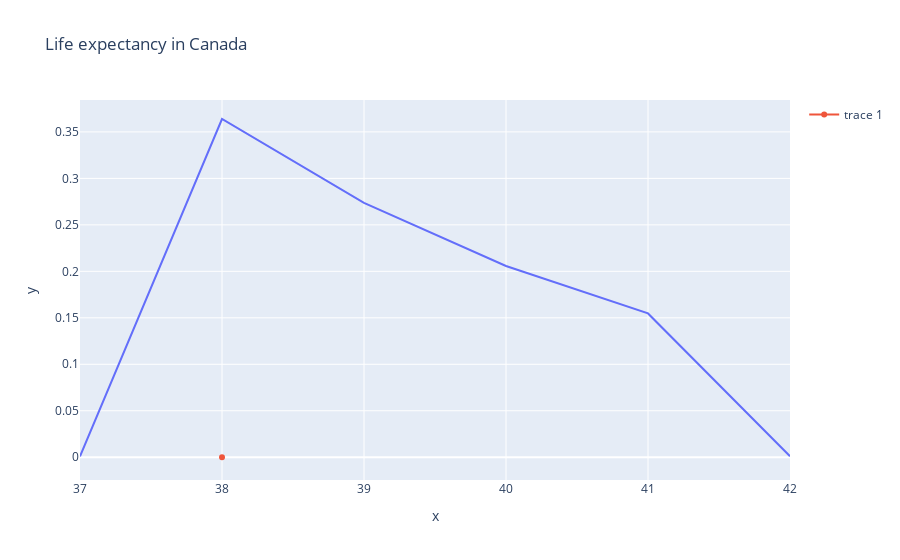

This figure's notebook cell:
### Code cell
#df = px.data.gapminder().query("country=='Canada'")
mask = cv_np[:,200,300] > 1e-4
x = np.array(list(range(192)))[mask]
y = cv_np[:,200,300][mask]

z = {"x":x, "y":y}
f = pd.DataFrame(z)
print(x.shape, y.shape, f.shape)
fig = px.line(f, x="x", y="y",title='Life expectancy in Canada')
fig.add_scatter(x=[38],y=[0])
fig.show()
img_buf = io.BytesIO()
fig.write_image(img_buf)
img = np.array(Image.open(img_buf))
print(np.sum(img!=255))

### Figure 1 — Plotly figure (JSON) as saved in the notebook; plotly's stock layout.template omitted (floating-point values rounded to 4 significant figures)
{"data": [{"hovertemplate": "x=%{x}<br>y=%{y}<extra></extra>", "legendgroup": "", "line": {"color": "#636efa", "dash": "solid"}, "marker": {"symbol": "circle"}, "mode": "lines", "name": "", "orientation": "v", "showlegend": false, "type": "scatter", "x": [37, 38, 39, 40, 41, 42], "xaxis": "x", "y": [0.0008857, 0.3639, 0.2736, 0.2058, 0.1547, 0.001109], "yaxis": "y"}, {"type": "scatter", "x": [38], "y": [0]}], "layout": {"legend": {"tracegroupgap": 0}, "title": {"text": "Life expectancy in Canada"}, "xaxis": {"anchor": "y", "domain": [0, 1], "title": {"text": "x"}}, "yaxis": {"anchor": "x", "domain": [0, 1], "title": {"text": "y"}}}}
